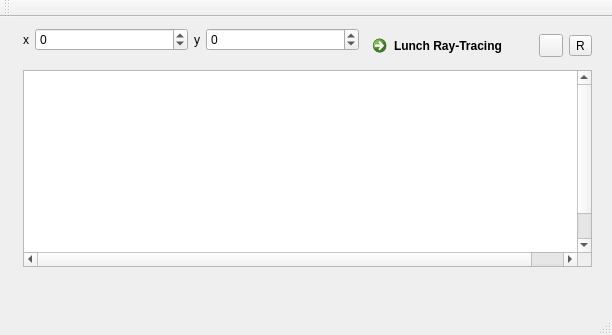
<?xml version="1.0" encoding="UTF-8"?>
<ui version="4.0">
 <class>IEEE80211g</class>
 <widget class="QMainWindow" name="IEEE80211g">
  <property name="geometry">
   <rect>
    <x>0</x>
    <y>0</y>
    <width>612</width>
    <height>335</height>
   </rect>
  </property>
  <property name="windowTitle">
   <string>IEEE80211g</string>
  </property>
  <widget class="QWidget" name="centralWidget">
   <widget class="QWidget" name="layoutWidget">
    <property name="geometry">
     <rect>
      <x>12</x>
      <y>0</y>
      <width>591</width>
      <height>261</height>
     </rect>
    </property>
    <layout class="QVBoxLayout" name="verticalLayout">
     <item>
      <layout class="QHBoxLayout" name="horizontalLayout_2">
       <item>
        <layout class="QFormLayout" name="formLayout">
         <item row="0" column="0">
          <widget class="QLabel" name="label">
           <property name="text">
            <string>x</string>
           </property>
          </widget>
         </item>
         <item row="0" column="1">
          <widget class="QSpinBox" name="spinBoxPosX">
           <property name="minimum">
            <number>-999</number>
           </property>
           <property name="maximum">
            <number>999</number>
           </property>
          </widget>
         </item>
        </layout>
       </item>
       <item>
        <layout class="QFormLayout" name="formLayout_2">
         <item row="0" column="0">
          <widget class="QLabel" name="label_2">
           <property name="text">
            <string>y</string>
           </property>
          </widget>
         </item>
         <item row="0" column="1">
          <widget class="QSpinBox" name="spinBoxPosY">
           <property name="minimum">
            <number>-999</number>
           </property>
           <property name="maximum">
            <number>999</number>
           </property>
          </widget>
         </item>
        </layout>
       </item>
       <item>
        <layout class="QHBoxLayout" name="horizontalLayout">
         <item>
          <widget class="QCommandLinkButton" name="commandLinkButton">
           <property name="text">
            <string>Lunch Ray-Tracing</string>
           </property>
          </widget>
         </item>
         <item>
          <widget class="QToolButton" name="antena">
           <property name="text">
            <string/>
           </property>
           <property name="icon">
            <iconset>
             <activeon>../../../media/amate/Nowy/Polytech/2017-2018/Physique des telecoms/path4136.png</activeon>
            </iconset>
           </property>
          </widget>
         </item>
         <item>
          <widget class="QToolButton" name="receiver">
           <property name="text">
            <string>R</string>
           </property>
          </widget>
         </item>
        </layout>
       </item>
      </layout>
     </item>
     <item>
      <widget class="QGraphicsView" name="graphicsView">
       <property name="enabled">
        <bool>true</bool>
       </property>
       <property name="mouseTracking">
        <bool>true</bool>
       </property>
       <property name="sceneRect">
        <rectf>
         <x>0.000000000000000</x>
         <y>0.000000000000000</y>
         <width>588.000000000000000</width>
         <height>216.000000000000000</height>
        </rectf>
       </property>
      </widget>
     </item>
    </layout>
   </widget>
  </widget>
  <widget class="QMenuBar" name="menuBar">
   <property name="geometry">
    <rect>
     <x>0</x>
     <y>0</y>
     <width>612</width>
     <height>25</height>
    </rect>
   </property>
  </widget>
  <widget class="QToolBar" name="mainToolBar">
   <attribute name="toolBarArea">
    <enum>TopToolBarArea</enum>
   </attribute>
   <attribute name="toolBarBreak">
    <bool>false</bool>
   </attribute>
  </widget>
  <widget class="QStatusBar" name="statusBar">
   <property name="enabled">
    <bool>true</bool>
   </property>
  </widget>
 </widget>
 <layoutdefault spacing="6" margin="11"/>
 <resources/>
 <connections/>
</ui>
